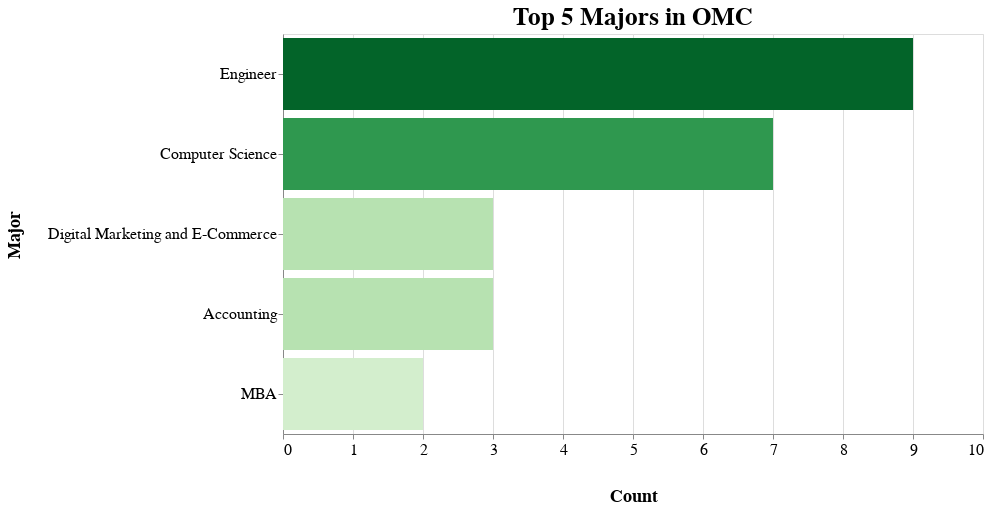

Notebook code cell kept with this figure:
### Markdown cell above
## 4. Major

### Code cell
major_counts = df['Major'].value_counts().head(5).reset_index()
major_counts.columns = ['Major', 'Count']

# Graph
major_chart = alt.Chart(major_counts).mark_bar().encode(
    x=alt.X(
        'Count:Q', 
        axis=alt.Axis(
            titlePadding=30,
            tickCount=major_counts['Count'].max(),
            tickMinStep=1
        ),
        scale=alt.Scale(domain=[0, major_counts['Count'].max() + 1])
    ),
    y=alt.Y(
        'Major:N', 
        sort='-x', 
        axis=alt.Axis(labelLimit=300, titlePadding=60)
    ),
    tooltip=['Major', 'Count'],
    color=alt.Color('Count:Q', scale=alt.Scale(scheme='greens'), legend=None)
).properties(
    width=700,
    height=400,
    title='Top 5 Majors in OMC'
).configure_axis(
    labelFontSize=16,
    titleFontSize=18
).configure_title(
    fontSize=25
)

major_chart

### Figure 1 — Vega-Lite specification as saved in the notebook (floating-point values rounded to 4 significant figures)
{"config": {"view": {"continuousWidth": 300, "continuousHeight": 300}, "axis": {"labelFontSize": 16, "titleFontSize": 18}, "title": {"fontSize": 25}}, "data": {"name": "data-553b17871280a5ff58652fb9f17d6966"}, "mark": {"type": "bar"}, "encoding": {"color": {"field": "Count", "legend": null, "scale": {"scheme": "greens"}, "type": "quantitative"}, "tooltip": [{"field": "Major", "type": "nominal"}, {"field": "Count", "type": "quantitative"}], "x": {"axis": {"tickCount": 9.0, "tickMinStep": 1, "titlePadding": 30}, "field": "Count", "scale": {"domain": [0, 10.0]}, "type": "quantitative"}, "y": {"axis": {"labelLimit": 300, "titlePadding": 60}, "field": "Major", "sort": "-x", "type": "nominal"}}, "height": 400, "title": "Top 5 Majors in OMC", "width": 700, "$schema": "https://vega.github.io/schema/vega-lite/v5.17.0.json", "datasets": {"data-553b17871280a5ff58652fb9f17d6966": [{"Major": "Engineer", "Count": 9}, {"Major": "Computer Science", "Count": 7}, {"Major": "Digital Marketing and E-Commerce", "Count": 3}, {"Major": "Accounting", "Count": 3}, {"Major": "MBA", "Count": 2}]}}
